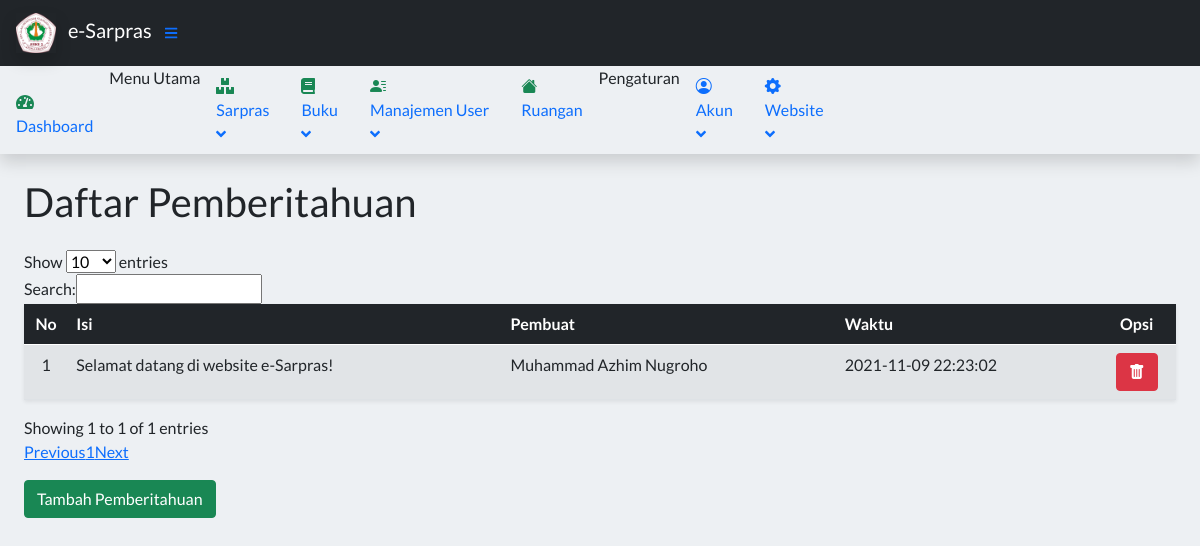
/index.php?page=DaftarPemberitahuan (signed in), run on the app's committed database.
### tables this page shows
CREATE TABLE `tpemberitahuan` (
  `idPemberitahuan` int(11) NOT NULL,
  `linkUser` int(11) NOT NULL,
  `isiPemberitahuan` varchar(255) NOT NULL,
  `waktuPemberitahuan` datetime NOT NULL DEFAULT current_timestamp(),
  `isDeleted` tinyint(1) NOT NULL DEFAULT 0
);

CREATE TABLE `tuser` (
  `idUser` int(11) NOT NULL,
  `username` varchar(30) NOT NULL,
  `password` varchar(255) NOT NULL,
  `role` enum('Superuser','Administrator','Guest') NOT NULL,
  `nik` varchar(16) DEFAULT NULL,
  `nama` varchar(30) NOT NULL,
  `fotoProfil` varchar(255) DEFAULT 'person-fill.svg',
  `gender` enum('Laki-laki','Perempuan') NOT NULL,
  `agama` enum('Budha','Hindu','Islam','Katholik','Kristen') NOT NULL,
  `telpon` varchar(13) DEFAULT NULL,
  `email` varchar(30) DEFAULT NULL,
  `tanggalLahir` date DEFAULT NULL,
  `alamat` varchar(50) DEFAULT NULL,
  `status` enum('Kepala Sekolah','Wakil Kepala Sekolah','Kepala Lab','Guru') DEFAULT NULL,
  `isDeleted` tinyint(1) NOT NULL DEFAULT 0
);

### config/pemberitahuanfunctions.php (called while the page is built, shortened)
<?php
	include_once 'connect.php';
	$notices = mysqli_query($db, "SELECT * FROM tpemberitahuan WHERE isDeleted = 0");
 ?>

### contents/Pemberitahuan/daftarpemberitahuan.php (the view, shortened to what this page needs)
<?php
    require 'config/pemberitahuanfunctions.php';
?>
<main>
    <div class="container-fluid px-4">
        <h1 class="mt-4 mb-4">Daftar Pemberitahuan</h1>
        <div class="mb-3">
            <table id="example" class="display wrap table-striped table shadow-sm" style="width:100%">
                <thead class="table-dark">
                    <tr>
                        <th class="text-center">No</th>
                        <th>Isi</th>
                        <th>Pembuat</th>
                        <th>Waktu</th>
                        <th class="text-center">Opsi</th>
                    </tr>
                </thead>
                <tbody class="">
                    <?php $count = 1; ?>
                    <?php foreach($notices as $notice) : ?>
                		<tr>
                			<td class="text-center"><?= $count; ?></td>
                            <td><?= $notice['isiPemberitahuan']; ?></td>
                            <?php
                            $linkUser = $notice['linkUser'];
                            $query = mysqli_query($db, "SELECT * FROM tuser WHERE idUser = $linkUser");
                            $pembuat = mysqli_fetch_assoc($query);
                            ?>
                            <td><?= $pembuat['nama'];?></td>
                			<td><?= $notice['waktuPemberitahuan']; ?></td>
                			<td class="text-center">
                                <form action="" method="POST" enctype="multipart/form-data">
                                    <a href="index.php?page=HapusPemberitahuan&id=<?= $notice['idPemberitahuan']; ?>" onclick="return confirm('Apakah anda yakin ingin menghapus pemberitahuan ini?')" class="btn btn-danger bi bi-trash-fill"></a>
                                </form>
                            </td>
                		</tr>
                        <?php $count++ ?>
                    <?php endforeach; ?>
                </tbody>
            </table>
        </div>
        <button type="button" class="btn btn-success mb-4" data-bs-toggle="modal" data-bs-target="#exampleModal">
          Tambah Pemberitahuan
        </button>
    </div>
</main>

### index.php (style rules this page uses)
body { background-color: rgb(237, 240, 243); font-family: 'Lato', sans-serif; }

### data on the page
tpemberitahuan: isiPemberitahuan "Selamat datang di website e-Sarpras!", linkUser.nama "Muhammad Azhim Nugroho", waktuPemberitahuan "2021-11-09 22:23:02"
